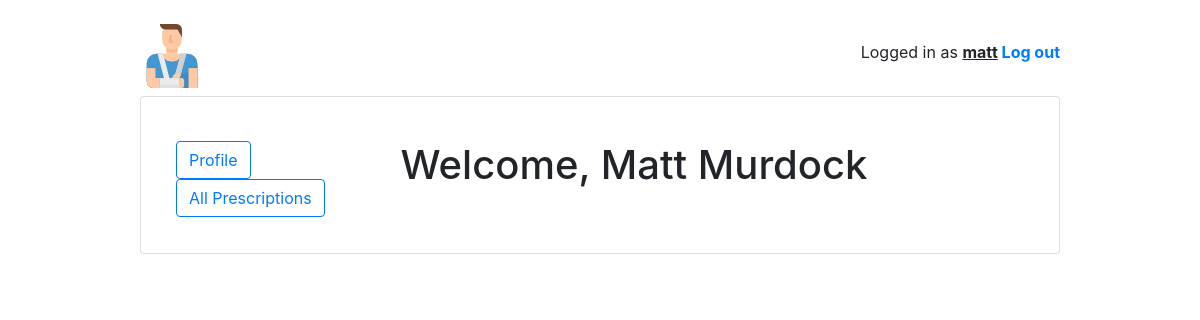
The page /home/patient/pro/ (signed in) on the database its author committed.
### home/models.py (models this page shows)
class User(AbstractUser):
    is_patient = models.BooleanField(default=False)
    is_doctor = models.BooleanField(default=False)

### home/views/patient.py (the view)
# urls.py: path('pro/', patient.PatientListView.as_view(), name='patient_list'),
@method_decorator([login_required, patient_required], name='dispatch')
class PatientListView(ListView):
    model = Patient
    template_name = 'home/patient/patient_list.html'
    def get_queryset(self):
        return Patient.objects.all()

### home/templates/home/patient/patient_list.html
<!DOCTYPE html>
{% extends "base.html" %}
{% block content %}
<br>
<div class="container-fluid">
    <div class="row">
        <ul style="list-style-type:none" class="col-3 text-left">
            <li><a href="{% url 'patient:patient_profile' user.patient.ssn%}" class="btn btn-outline-primary" role="button">Profile</a></li>
            <li><a href="{% url 'patient:patient_detail' user.patient.ssn %}" class="btn btn-outline-primary" role="button">All Prescriptions</a></li>
        </ul>
        <div style="margin-left: 20px">
            <h1>Welcome, {{ user.first_name }} {{ user.last_name }}</h1>
        </div>
    </div>
</div>
{% endblock %}

### templates/base.html (shortened to what this page needs)
<!DOCTYPE html>
{% load static %}
<html lang="en">
<head>
    <link rel="stylesheet" href="https://maxcdn.bootstrapcdn.com/bootstrap/4.0.0/css/bootstrap.min.css">
    <link rel="stylesheet" type="text/css" href="{% static 'vendor/fontello-2f186091/css/fontello.css' %}">
    <link rel="stylesheet" type="text/css" href="{% static 'css/app.css' %}">
    {% if user.is_authenticated and user.is_patient %}
        <link rel="stylesheet" type="text/css" href="{% static 'css/patients.css' %}">
    {% elif user.is_authenticated and user.is_doctor %}
        <link rel="stylesheet" type="text/css" href="{% static 'css/doctors.css' %}">
    {% else %}
        <link rel="stylesheet" type="text/css" href="{% static 'css/all.css' %}">
    {% endif %}
</head>
<body>
<div class="container my-4">
  <div class="row justify-content-center">
    <div class="col-md-10 col-sm-12">
      <div class="row">
        <div class="col-6">
            {% if user.is_authenticated and user.is_doctor %}
                <h1 class="logo"><a href="{% url 'index' %}"><img src="{% static 'images/doctor.png' %}"></a></h1>
            {% elif user.is_authenticated and user.is_patient %}
                <h1 class="logo"><a href="{% url 'index' %}"><img src="{% static 'images/patient.png' %}"></a></h1>
            {% else %}
                <h1 class="logo"><a href="{% url 'index' %}"><img src="{% static 'images/medical-history.png' %}"></a></h1>
            {% endif %}
        </div>
        <div class="col-6 text-right">
          {% if user.is_authenticated %}
            <p class="pt-3">Logged in as <strong><u>{{ user.username }}</u> <a href="{% url 'logout' %}">Log out</a></strong></p>
          {% else %}
            <a href="{% url 'login' %}" class="btn btn-light" role="button">Log in</a>
            <a href="{% url 'signup' %}" class="btn btn-primary" role="button">Sign up</a>
          {% endif %}
        </div>
      </div>
      <div class="card mb-3">
        <div class="card-body">
          {% block content %}
          {% endblock %}
        </div>
      </div>
    </div>
  </div>
</div>
</body>
</html>

### home/static/css/app.css (style rules this page uses)
.logo { font-family: 'Clicker Script', cursive; }
.logo a { color: #212529; text-decoration: none; }

### home/static/css/patients.css (style rules this page uses)
body { background-image: url( http://api.thumbr.it/whitenoise-361x370.png?); }

### rows shown on the page
User: username "matt", first_name "Matt", last_name "Murdock"
